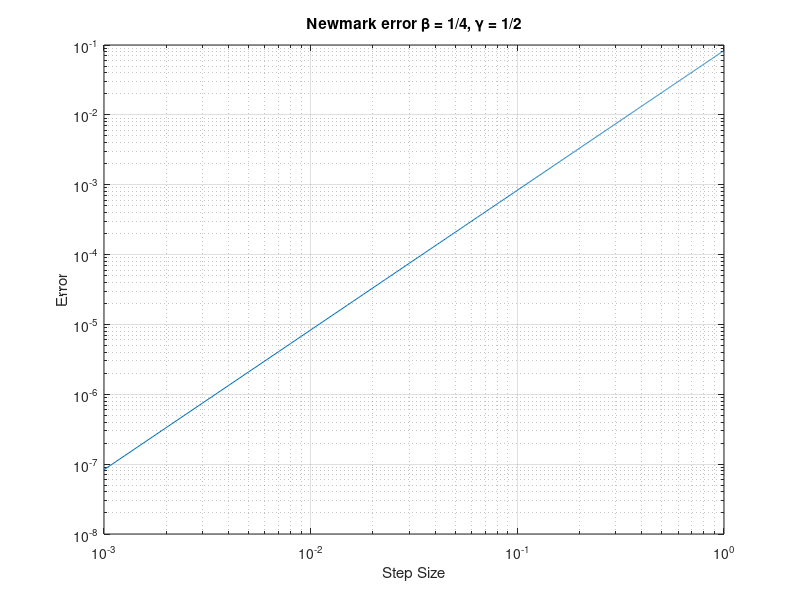

This figure's MATLAB source:
clear;
clc;

h = 0:0.001:1;

Omega = h.^2/12;
Omega2= h.^2/24;

loglog(h, Omega)
title('Newmark error \beta = 1/4, \gamma = 1/2');
xlabel('Step Size');
ylabel('Error');
grid on;
